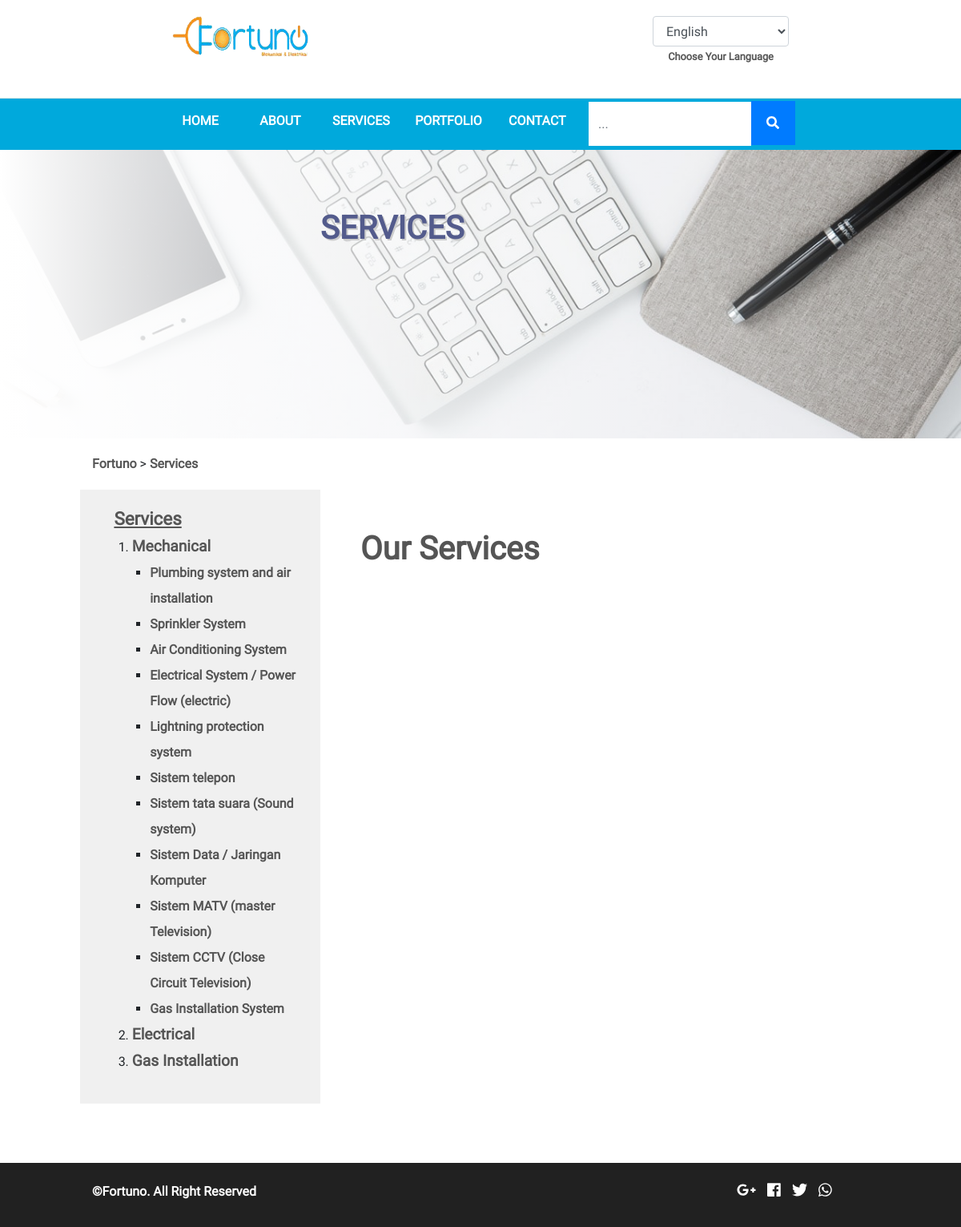
The page /index.php/services on the database as committed earlier.
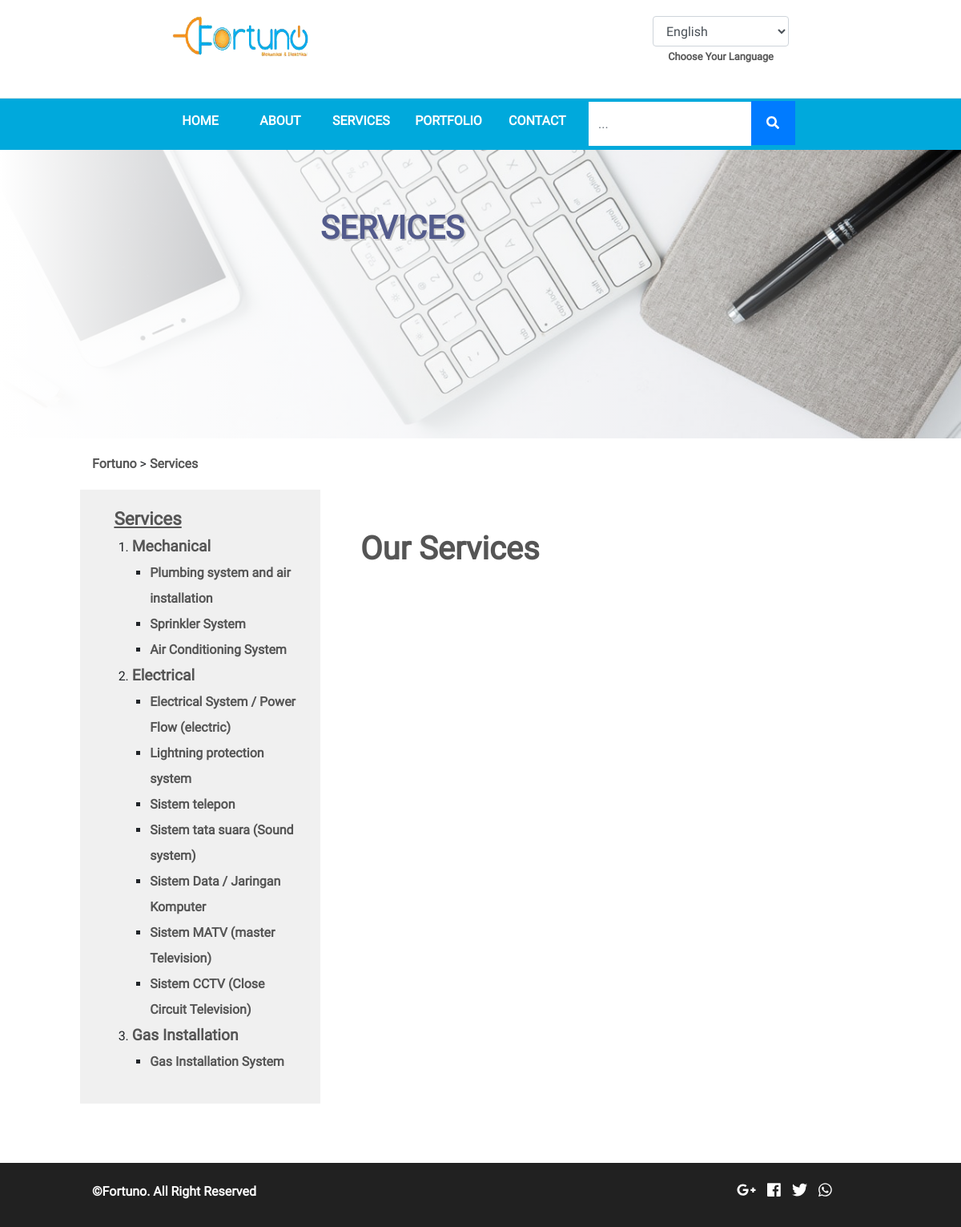
The same page on the database as committed later.
### tables this page shows
CREATE TABLE `fortu_catservices` (
  `catservices_id` int(11) NOT NULL,
  `catservices_name` varchar(255) NOT NULL,
  `catservices_name_en` varchar(255) NOT NULL,
  `catservices_desc` text NOT NULL,
  `catservices_desc_en` text NOT NULL,
  `catservices_pub` enum('88','99') NOT NULL,
  `catservices_link` varchar(255) NOT NULL,
  `catservices_icon` varchar(255) NOT NULL
);

CREATE TABLE `fortu_services` (
  `services_id` int(11) NOT NULL,
  `catservices_id` int(8) NOT NULL,
  `services_name` varchar(255) NOT NULL,
  `services_name_en` varchar(255) NOT NULL,
  `services_desc` text NOT NULL,
  `services_desc_en` text NOT NULL,
  `services_alt` varchar(255) NOT NULL COMMENT 'alt untuk gambar',
  `services_pub` enum('88','99') NOT NULL COMMENT '99 = publish',
  `services_link` varchar(255) NOT NULL
);

### application/views/index.php (called while the page is built)
<?php
$this->load->view('component/top', isset($top) ? $top : 0);
$this->load->view('component/header', isset($header) ? $header : 0);
$this->load->view($content, isset($component) ? $component : 0);
$this->load->view('component/footer');
$this->load->view('component/bottom', isset($bottom) ? $bottom : 0);

### application/controllers/Services.php (called while the page is built, shortened)
<?php
  class Services extends Frontend_Controller
  {
    function __construct() {
      parent::__construct();
      $this->data['catservices_nav'] = $this->catservices_model->get_category(NULL, NULL, NULL, NULL, array('DISTINCT(catservices_id)', 'catservices_name', 'catservices_name_en'), NULL, array('catservices_id', 'ASC'));
      $this->data['content'] = 'pages/services';
      $this->data['top'] = 'services';
      $this->data['header']['services']['title'] = strtoupper('services');
      $this->data['bottom'] = 'services';
    }
    function index() {
      $this->data['component']['title'] = 'Our Services';
      $this->load->view('index', $this->data);
    }
  }
 ?>

### index.php (called while the page is built, shortened)
<?php
require_once BASEPATH.'core/CodeIgniter.php';

### application/helpers/hash_helper.php (called while the page is built, shortened)
<?php
function hash_link_encode($value){
	$_this =& get_instance();
	$encode = $_this->encryption->encrypt($value);
	$result = str_replace(array('+','/','='), array('-','_','~'), $encode);
	return $result;
}

### application/helpers/lwd_helper.php (called while the page is built, shortened)
<?php
	function cekBahasa($field){
		$_this =& get_instance();
		$kolom = '';
		$userdata = $_this->session->userdata;
		(isset($userdata['lang'])) ? $lang = $userdata['lang'] : $lang = 'english';
		($lang == 'english') ? $kolom = $field.'_en' : $kolom = $field;
		return $kolom;
	}

### application/core/MY_Model.php (called while the page is built, shortened)
<?php
class MY_Model extends CI_Model
{
	protected $_table_name;
	protected $_order_by;
	protected $_order_by_type;
	protected $_primary_filter = 'intval';
	protected $_primary_key;
	public function get($id = NULL, $single = FALSE)
	{
		if ($id != NULL) {
			$filter = $this->_primary_filter;
			$id = $filter($id);
			$this->db->where($this->_primary_key, $id);
			$method = 'row';
		}
		elseif ($single == TRUE) {
			$method = 'row';
		}
		else {
			$method = 'result';
		}
		if ($this->_order_by_type) {
			$this->db->order_by($this->_order_by, $this->_order_by_type);
		}
		else {
			$this->db->order_by($this->_order_by);
		}
		return $this->db->get('{PRE}'.$this->_table_name)->$method();
	}
	public function get_by($where = NULL, $limit = NULL, $offset = NULL, $single = FALSE, $select = NULL)
	{
		if ($select != NULL) {
			$this->db->select($select);
		}
		if ($where != NULL) {
			$this->db->where($where);
		}
		if (($limit) && ($offset)) {
			$this->db->limit($limit, $offset);
		}
		elseif (($limit)) {
			$this->db->limit($limit);
		}
		return $this->get(NULL, $single);
	}
	public function count($where = NULL)
	{
		if ($where) {
			$this->db->where($where);
		}
		$this->db->from('{PRE}'.$this->_table_name);
		return $this->db->count_all_results();
	}
}

### application/core/MY_Controller.php (called while the page is built, shortened)
<?php
class Frontend_Controller extends MY_Controller
{
	public function __construct()
	{
		$categories = $this->catservices_model->get_by(array('catservices_pub' => '99'));
	}
}

### application/views/pages/services.php (the view, shortened to what this page needs)
 <div class="row services-gap">
   <div class="col-md-1"></div>
   <div class="col-md-11">
     <?php $count_uri = 0; ?>
     <?php $link_nav_jadul =  substr(base_url(), 0, -1); ?>
     <a href="<?=$link_nav_jadul;?>/">Fortuno</a>
     <?php foreach ($this->uri->segments as  $value) {
       if (!$count_uri++) {
         $link_nav_jadul .= '/'. $value;
         ?>
         <span class="position-relative menu-has-sub-n d-inline-block">
           >
           <a href="#"><?=ucwords($value);?></a>
         </span>
         <?php
       } else {
         ?> > <a href="<?=$link_nav_jadul .= '/'. $value;?>"><?=ucwords($value);?></a>  <?php
       }
     }  ?>
   </div>
 </div>
<div class="row services-container">
  <div class="col-md-1"></div>
  <div class="col-md-3 aside-container">
    <aside>
      <ul>
        <li><a class="title" href="<?php echo base_url(); ?>services">Services</a>
          <ul>
            <?php foreach ($cat_all as $categ):
              $field_cat = cekBahasa('catservice_name');
             ?>
              <li><a class="sub-title" href="<?php echo site_url('services/'.$categ->catservice_link)?>"><?=$categ->$field_cat?></a>
                <ul>
                <?php foreach ($categ->services as $service):
                  $field_service = cekBahasa('services_name');
                 ?>
                  <li><a class="point" href="<?php echo base_url(); ?>services/<?=str_replace(' ', '-', strtolower($categ->$field_cat))?>#<?=strtolower(url_title($service->$field_service));?>"><?=$service->$field_service?></a></li>
                 <?php endforeach; ?>
                </ul>
              </li>
            <?php endforeach; ?>
          </ul>
        </li>
      </ul>
    </aside>
  </div>
  <div class="col-md-7 article-container">
    <?php if (isset($category)):
      $field_cat = cekBahasa('catservice_name');
     ?>
     <h1><a href="#"><?php echo $category[0]->$field_cat; ?></a></h1>
    <?php else: ?>
      <h1><a href="#"><?php echo $component['title']; ?></a></h1>
    <?php endif; ?>
  </div>
  <div class="col-md-1"></div>
</div>
<div class="services-gap"></div>

### application/views/component/top.php (shortened to what this page needs)
<!DOCTYPE html>
<html lang="en">
	<head>
		<link rel="stylesheet" href="<?php echo base_url();?>plugins/bootstrap_new/bootstrap.min.css">
		<link rel="stylesheet" href="<?php echo base_url();?>dist/css/fort.style.css">
		<?php if (isset($top)): ?>
			<?php
			switch ($top) {
				case 'services': ?>
				<link rel="stylesheet" href="<?php echo base_url();?>dist/css/fort.style_services.css">
				<?php break;
				case 'portfolio': ?>
				<?php break;
			}
			 ?>
		<?php else: ?>
			<link rel="stylesheet" href="<?php echo base_url();?>dist/css/fort.style_home.css">
		<?php endif; ?>
	</head>
<body>

### application/views/component/header.php (shortened to what this page needs)
<header id="beranda">
  <div class="header">
    <div class="row">
      <div class="col-md-2"></div>
      <div class="col-md-2 logo">
        <img class="img-fluid" src="<?php echo base_url(); ?>dist/img/assets/logo.png" alt="Fortuno">
      </div>
      <div class="col-md-4"></div>
      <div class="col-md-2 lang-container">
        <div class="form-group text-center select_language">
          <select onchange="this.options[this.selectedIndex].value && (window.location = this.options[this.selectedIndex].value);" class="form-control cursor_pointer" id="select_language">
            <?php $bawa_link = base_url(uri_string()); ?>
            <option <?=($lang_active == 'english') ? 'selected' : '' ;?> value="<?=site_url('lang/choose/en?link='.hash_link_encode($bawa_link))?>">English</option>
          </select>
          <?php if ($lang_active == 'indonesia'): ?>
            <label for="select_language"><small class="hoverious">Pilih Bahasa Anda</small></label>
          <?php else: ?>
            <label for="select_language"><small class="hoverious">Choose Your Language</small></label>
          <?php endif; ?>
        </div>
      </div>
      <div class="col-md-2"></div>
    </div>
    <?php
      $at_index = "";
      $match_url = array(0);
      preg_match('/^\/fortuno\/(|index\.php)$/', $_SERVER['REQUEST_URI'], $match_url);
      if (!isset($match_url[0])) {
        $at_index = base_url();
      }
    ?>
    <nav class="row text-center nav-desktop">
      <div class="col-md-2"></div>
      <div class="col-md-1 nav-list homepage"><a href="<?=base_url()?>#beranda">HOME</a></div>
      <div class="col-md-1 nav-list about"><a href="<?=base_url()?>#about">ABOUT</a></div>
      <div class="col-md-1 nav-list services position-relative menu-has-sub"><a href="<?php echo $at_index; ?>#services">SERVICES</a>
      </div>
      <div class="col-md-1 nav-list portfolio position-relative menu-has-sub"><a href="<?=base_url()?>#portfolio">PORTFOLIO</a>
      </div>
      <div class="col-md-1 nav-list contact"><a href="<?=base_url()?>#contact">CONTACT</a></div>
      <div class="col-md-3 text-left search-container">
        <div class="form-group search">
          <form id="search" action="<?=base_url()?>search/<?=($this->uri->segment(2) === 'portfolio') ? 'portfolio' : 'services'?>/0/index.php" method="get">
            <input type="text" name="s" class="form-control <?=(null !== $this->uri->segment(4)) ? 'underline' : '';?>" placeholder="<?=$lang['searchhere']?>..." value="<?=
              (null !== $this->uri->segment(4)) ? str_replace('%20', ' ', str_replace('-', ' ', $this->uri->segment(4))) : '';
            ?>">
            <button class="btn btn-primary" type="submit"><i class="fas fa-search"></i></button>
          </form>
        </div>
      </div>
    </nav>
    <?php if (!$at_index): ?>
      <div id="sampul" style="background-image: url('<?php echo base_url(); ?>dist/img/assets/slider1.png');">
        <div class="row mt-0">
          <div class="col-md-3"></div>
          <div class="col-md-6 materi"><br><br><br>
            <span class="h1"><strong><?=$lang['welcometo1'];?> </strong></span><br>
            <span class="h1 cblue"><strong><?=$lang['welcometo2'];?>.</strong></span><br><br>
            <p class="h5 mt-4"><strong><?=$lang['header_txt']?></strong></p>
            <?php $mecha = cekBahasa('text_mecha');?>
            <div class="h5 text-justify mt-4"><?=$text->$mecha;?></div>
          </div>
        </div>
      </div>
    <?php elseif (isset($header['services'])): ?>
      <?php (isset($category)) ? $sampul = $category[0]->catservice_bg : $sampul = 'services.png' ; ?>
      <div id="sampul2" class="position-relative" style="background-image: url('<?php echo base_url(); ?>uploads/img/catservices/<?php echo $sampul ?>');">
        <div class="modal-color position-absolute"></div>
        <div class="row">
          <div class="col-md-2"></div>
          <div class="col-md-4 title-sampul2">
            <p class="h1"><strong><?php echo $header['services']['title']; ?></strong></p>
          </div>
          <div class="col-md-4"></div>
          <div class="col-md-2"></div>
        </div>
      </div>
    <?php endif; ?>
  </div>
</header>

### application/views/component/footer.php
<footer><br>
  <div class="row">
    <div class="col-md-1"></div>
    <div class="col-md-8 cwhite">
      <strong>&copy;Fortuno. All Right Reserved</strong>
    </div>
    <div class="col-md-2 cwhite medsos">
      <i class="fab fa-google-plus-g medsos-icon"></i>
      <i class="fab fa-facebook medsos-icon"></i>
      <i class="fab fa-twitter medsos-icon"></i>
      <i class="fab fa-whatsapp medsos-icon"></i>
    </div>
    <div class="col-md-1"></div>
  </div>
</footer>

### application/views/component/bottom.php (shortened to what this page needs)
  </body>
</html>

Rows that differ between the two databases and show on the page:
changed fortu_catservices (number 1 of 3 on the later page): loses fortu_services (field_service "Electrical System / Power Flow (electric)"); loses fortu_services (field_service "Lightning protection system"); loses fortu_services (field_service "Sistem telepon"); loses fortu_services (field_service "Sistem tata suara (Sound system)"); loses fortu_services (field_service "Sistem Data / Jaringan Komputer"); loses fortu_services (field_service "Sistem MATV (master Television)"); loses fortu_services (field_service "Sistem CCTV (Close Circuit Television)"); loses fortu_services (field_service "Gas Installation System")
changed fortu_catservices (number 2 of 3 on the later page): gains fortu_services (field_service "Electrical System / Power Flow (electric)"); gains fortu_services (field_service "Lightning protection system"); gains fortu_services (field_service "Sistem telepon"); gains fortu_services (field_service "Sistem tata suara (Sound system)"); gains fortu_services (field_service "Sistem Data / Jaringan Komputer"); gains fortu_services (field_service "Sistem MATV (master Television)"); gains fortu_services (field_service "Sistem CCTV (Close Circuit Television)")
changed fortu_catservices (number 3 of 3 on the later page): gains fortu_services (field_service "Gas Installation System")
